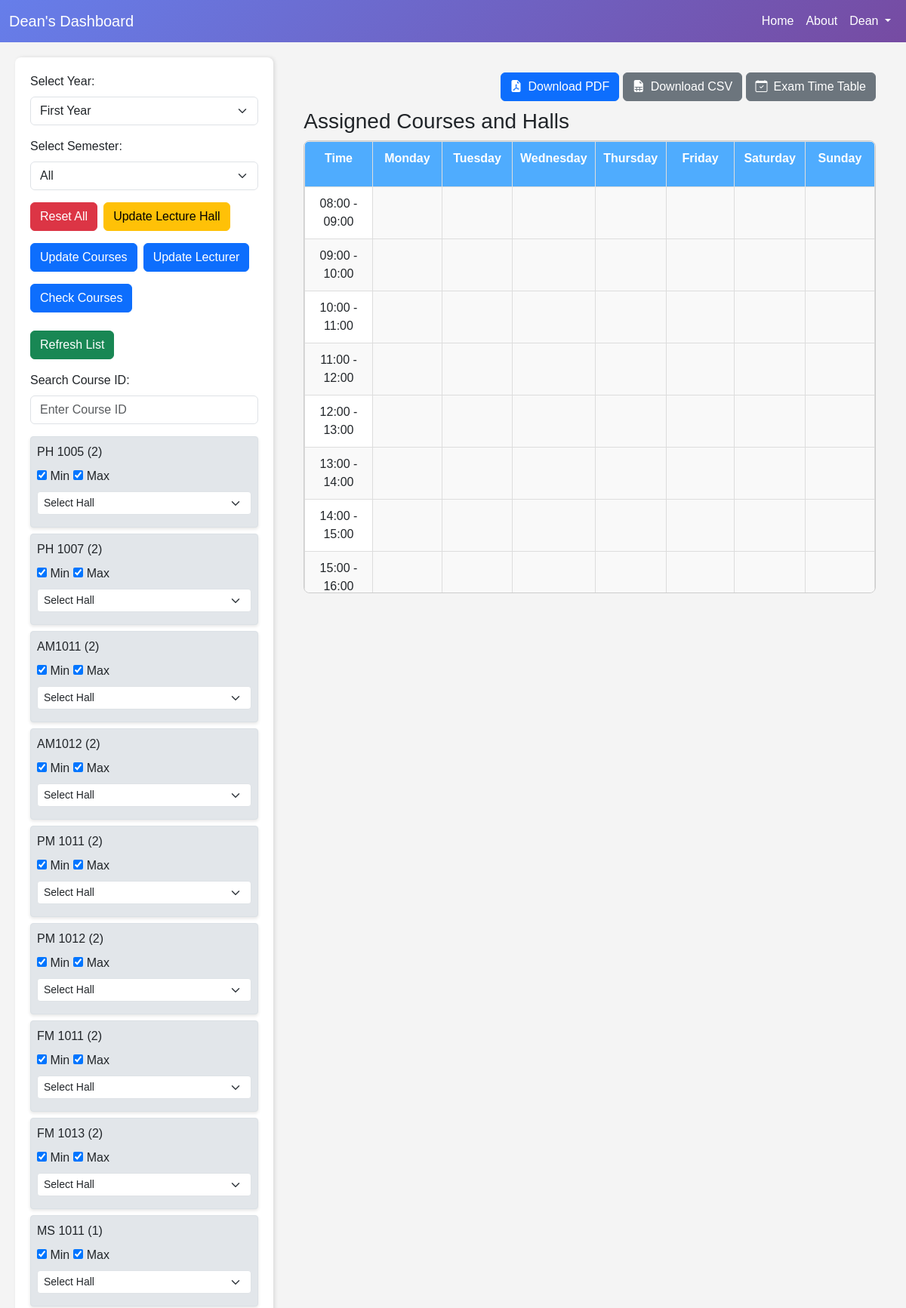
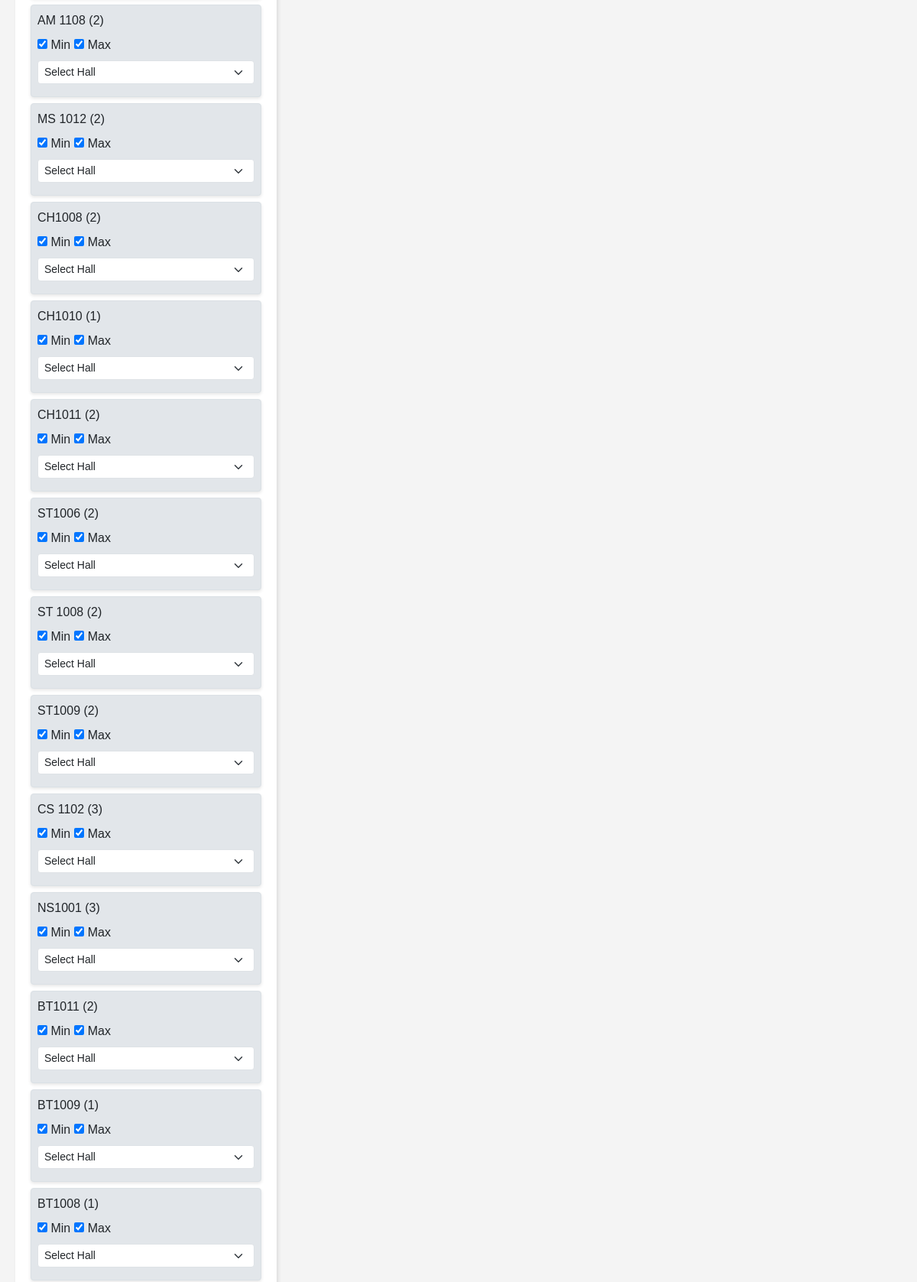
Page /main_table.php (signed in, upper part) on the committed database (2 pictures, top to bottom).
### tables this page shows
CREATE TABLE `first_year` (
  `id` int(11) NOT NULL,
  `course_id` varchar(255) NOT NULL,
  `course_name` varchar(50) NOT NULL,
  `semester` enum('semester 1','semester 2') NOT NULL,
  `no_of_hours` int(1) NOT NULL,
  `credits` int(11) DEFAULT NULL,
  `registered_students` int(10) NOT NULL,
  `department` varchar(50) NOT NULL,
  `Lecturer_name` varchar(50) DEFAULT NULL
);

### main_table.php (the view, shortened to what this page needs)
<?php
include 'db.php';
$user_name  = "Dean";
$category   = $_SESSION['selected_category']  ?? 'first_year';
$semester   = $_SESSION['selected_semester']  ?? '';
?>
<!DOCTYPE html>
<html>
<head>
    <link rel="stylesheet" href="main_table.css">
    <link
        href="https://cdn.jsdelivr.net/npm/bootstrap@5.3.3/dist/css/bootstrap.min.css"
        rel="stylesheet"
    >
    <link
        rel="stylesheet"
        href="https://cdn.jsdelivr.net/npm/bootstrap-icons@1.10.5/font/bootstrap-icons.css"
    >
</head>
<body>
<nav class="navbar navbar-expand-lg navbar-dark">
  <div class="container-fluid">
    <a class="navbar-brand" href="#">Dean's Dashboard</a>
    <div class="collapse navbar-collapse" id="navbarNav">
      <ul class="navbar-nav ms-auto">
        <li class="nav-item"><a class="nav-link active" href="#">Home</a></li>
        <li class="nav-item"><a class="nav-link" href="admin_about.php">About</a></li>
        <li class="nav-item dropdown">
          <a class="nav-link dropdown-toggle" href="#" data-bs-toggle="dropdown">
            <?php echo htmlspecialchars($user_name); ?>
          </a>
        </li>
      </ul>
    </div>
  </div>
</nav>
<div id="main">
  <div id="content">
    <div id="section_one">
      <form method="GET" id="selection-form" class="mb-3">
        <div class="mb-3">
          <label for="category" class="form-label">Select Year:</label>
          <select id="category" name="category" class="form-select"
                  onchange="document.getElementById('selection-form').submit()">
            <option value="first_year"  <?php if($category==='first_year') echo 'selected';?>>First Year</option>
          </select>
        </div>
        <div class="mb-3">
          <label for="semester" class="form-label">Select Semester:</label>
          <select id="semester" name="semester" class="form-select"
                  onchange="document.getElementById('selection-form').submit()">
            <option value="" <?php if($semester === '') echo 'selected';?>>All</option>
          </select>
        </div>
        <div class="mb-3 d-flex flex-wrap gap-2">
          <button type="submit" name="reset" value="true" class="btn btn-danger">Reset All</button>
          <a href="lecture_hall.php" class="btn btn-warning">Update Lecture Hall</a>
          <a href="update_table.php" class="btn btn-primary">Update Courses</a>
          <a href="update_lecture.php" class="btn btn-primary">Update Lecturer</a>
          <a href="update_course.php" class="btn btn-primary">Check Courses</a>
        </div>
      </form>
      <button id="refresh-list-btn" class="btn btn-success mb-3">Refresh List</button>
      <div class="mb-3">
        <label for="search-input" class="form-label">Search Course ID:</label>
        <input type="text" id="search-input" class="form-control" placeholder="Enter Course ID">
      </div>
      <?php
      $connCourses = new mysqli($servername, $db_username, $db_password, $dbname);
      $sqlC = "SELECT course_id, course_name, lecturer_name, no_of_hours, semester, registered_students
               FROM `$category` WHERE 1 ";
      $stC = $connCourses->prepare($sqlC);
      if ($stC) {
          $stC->execute();
          $rC = $stC->get_result();
      } else {
          $rC = false;
      }
      if ($rC && $rC->num_rows > 0) {
          echo "<ul id='item-list' data-category='".htmlspecialchars($category)."' class='list-unstyled'>";
          while($row = $rC->fetch_assoc()) {
              $cid       = htmlspecialchars($row['course_id']);
              $cname     = htmlspecialchars($row['course_name']);
              $lect      = htmlspecialchars($row['lecturer_name']);
              $hrs_db    = (int)$row['no_of_hours'];
              $sem_row   = htmlspecialchars($row['semester']);
              $reg_num   = (int)$row['registered_students'];
              $remH = $_SESSION['item_no_of_hours'][$category][$cid] ?? $hrs_db;
              if ($remH > 0) {
                  echo "<li draggable='true' class='draggable-item'
                           data-item='{$cid}'
                           data-course_name='{$cname}'
                           data-lecturer_name='{$lect}'
                           data-no_of_hours='{$remH}'
                           data-semester='{$sem_row}'
                           data-registered_students='{$reg_num}'>
                        <span>{$cid} ({$remH})</span>
                        <div class='min-max-checkboxes'>
                          <label><input type='checkbox' class='min-checkbox' checked> Min</label>
                          <label><input type='checkbox' class='max-checkbox' checked> Max</label>
                        </div>
                        <select class='form-select form-select-sm hall-select'>
                          <option value='' selected>Select Hall</option>
                          <option value='Online' data-capacity='0'>Online</option>";
                  echo "</select>";
                  echo "</li>";
              }
          }
          echo "</ul>";
      } else {
          echo "<p>No data found.</p>";
      }
      ?>
    </div>
    <div id="section_two">
      <div class="pdf-button-container">
        <button class="btn btn-primary" id="pdf-download-btn">
            <i class="bi bi-file-earmark-pdf-fill me-2"></i>Download PDF
        </button>
        <button class="btn btn-secondary" id="csv-download-btn">
            <i class="bi bi-file-earmark-spreadsheet-fill me-2"></i>Download CSV
        </button>
        <a href="exam_timetable.php" class="btn btn-secondary" id="exam-timetable-btn">
            <i class="bi bi-calendar-check me-2"></i>Exam Time Table
        </a>
      </div>
      <h3>Assigned Courses and Halls</h3>
      <div class="table-scroll-container">
        <table id="assigned-table">
          <thead>
            <tr>
              <th>Time</th>
              <th>Monday</th>
              <th>Tuesday</th>
              <th>Wednesday</th>
              <th>Thursday</th>
              <th>Friday</th>
              <th>Saturday</th>
              <th>Sunday</th>
            </tr>
          </thead>
          <tbody>
            <?php for($h = 8; $h <= 17; $h++): ?>
              <tr>
                <td><?php echo sprintf("%02d:00 - %02d:00", $h, $h + 1); ?></td>
                <?php for($d = 0; $d < 7; $d++):
                ?>
                  <td class="dropzone" data-hour="<?php echo $h; ?>" data-day="<?php echo $d; ?>">
                  </td>
                <?php endfor; ?>
              </tr>
            <?php endfor; ?>
          </tbody>
        </table>
      </div>
    </div>
  </div>
</div>
</body>
</html>

### main_table.css (style rules this page uses)
body { font-family: 'Poppins', sans-serif; background-color: #f8f9fa; margin: 0; padding: 0; }
#main { margin: 20px; display: flex; flex-direction: column; gap: 20px; }
#content { display: grid; grid-template-columns: 1fr 2fr; gap: 20px; }
#section_one { padding: 15px; background-color: #ffffff; border-radius: 8px; box-shadow: 0px 4px 8px rgba(0, 0, 0, 0.1); }
#section_one form { margin-bottom: 10px; }
select, button { padding: 10px; font-size: 1em; border-radius: 5px; border: 1px solid #ddd; transition: background 0.3s ease, box-shadow 0.3s ease; }
button { cursor: pointer; background-color: #4facfe; color: #fff; border: none; }
#section_two table { width: 100%; border-collapse: collapse; background-color: #ffffff; border-radius: 8px; overflow: hidden; box-shadow: 0px 4px 8px rgba(0, 0, 0, 0.1); }
#section_two table th, #section_two table td { text-align: center; padding: 10px; border: 1px solid #ddd; }
#section_two table th { background: linear-gradient(90deg, #4facfe, #4facfe); color: #fff; }
.dropzone { min-height: 50px; vertical-align: middle; cursor: pointer; }
.draggable-item { padding: 8px 12px; background: #f1f1f1; margin: 5px 0; border: 1px solid #ddd; border-radius: 5px; box-shadow: 0px 2px 4px rgba(0, 0, 0, 0.1); cursor: grab; transition: background 0.3s ease, box-shadow 0.3s ease; }

### main_table.php (style rules this page uses)
body { font-family: 'Poppins', sans-serif; background: #f4f4f4; margin: 0; padding: 0; }
.navbar { background: linear-gradient(135deg, #667eea, #764ba2); }
.navbar-brand, .nav-link { color: white !important; }
#main { display: flex; flex-direction: column; min-height: 100vh; }
#content { display: flex; flex: 1; }
#section_one { width: 30%; background: #fff; padding: 20px; box-shadow: 2px 0 5px rgba(0,0,0,0.1); overflow-y: auto; max-height: 100vh; }
#section_one .form-select, #section_one .btn { margin-bottom: 8px; }
#section_two { width: 70%; padding: 20px; }
.table-scroll-container { max-height: 600px; overflow-y: auto; overflow-x: auto; border: 1px solid #ccc; border-radius: 8px; }
table { width: 100%; border-collapse: collapse; background: #fff; box-shadow: 0 4px 8px rgba(0,0,0,0.1); border-radius: 8px; }
th, td { border: 1px solid #ccc; width: 12.5%; height: 60px; vertical-align: top; position: relative; padding: 5px; }
th { background-color: #667eea; color: white; }
tr:nth-child(even) { background-color: #f9f9f9; }
.dropzone { min-height: 50px; overflow: auto; background: #f9f9f9; }
.draggable-item { list-style: none; padding: 8px; margin-bottom: 8px; background: #e2e6ea; border: 1px solid #dae0e5; border-radius: 4px; cursor: grab; display: flex; flex-wrap: wrap; gap: 8px; align-items: center; justify-content: space-between; }
.min-max-checkboxes { display: flex; gap: 5px; width: 100%; }
.pdf-button-container { text-align: right; margin-bottom: 10px; }

### rows in the picture
first_year: course "PH 1005", course "2"
first_year: course "PH 1007", course "2"
first_year: course "AM1011", course "2"
first_year: course "AM1012", course "2"
first_year: course "PM 1011", course "2"
first_year: course "PM 1012", course "2"
first_year: course "FM 1011", course "2"
first_year: course "FM 1013", course "2"
first_year: course "MS 1011", course "1"
first_year: course "AM 1108", course "2"
first_year: course "MS 1012", course "2"
first_year: course "CH1008", course "2"
first_year: course "CH1010", course "1"
first_year: course "CH1011", course "2"
first_year: course "ST1006", course "2"
first_year: course "ST 1008", course "2"
first_year: course "ST1009", course "2"
first_year: course "CS 1102", course "3"
first_year: course "NS1001", course "3"
first_year: course "BT1011", course "2"
first_year: course "BT1009", course "1"
first_year: course "BT1008", course "1"

### other values in the picture
$user_name "Dean"
